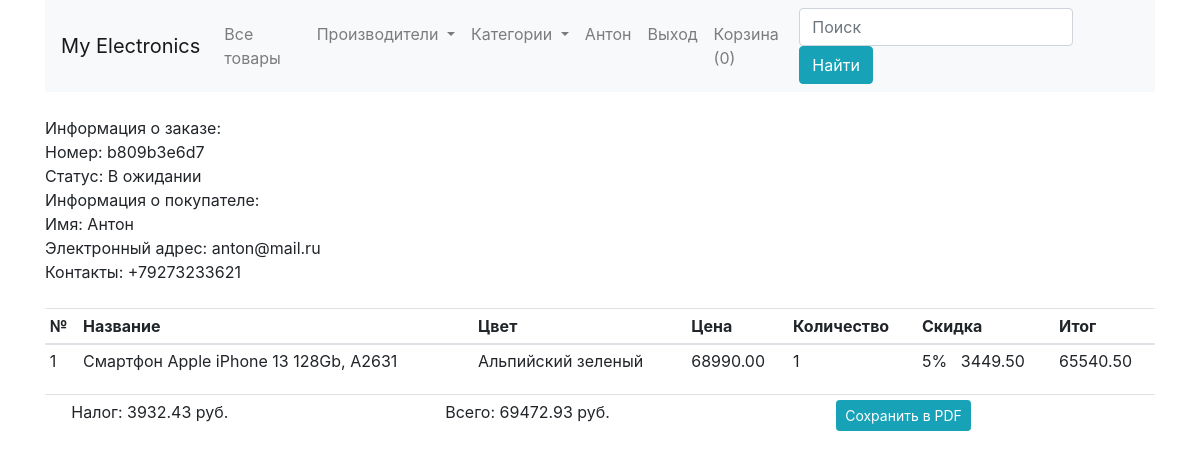
The page /orders/b809b3e6d7 (signed in) on the database as committed earlier.
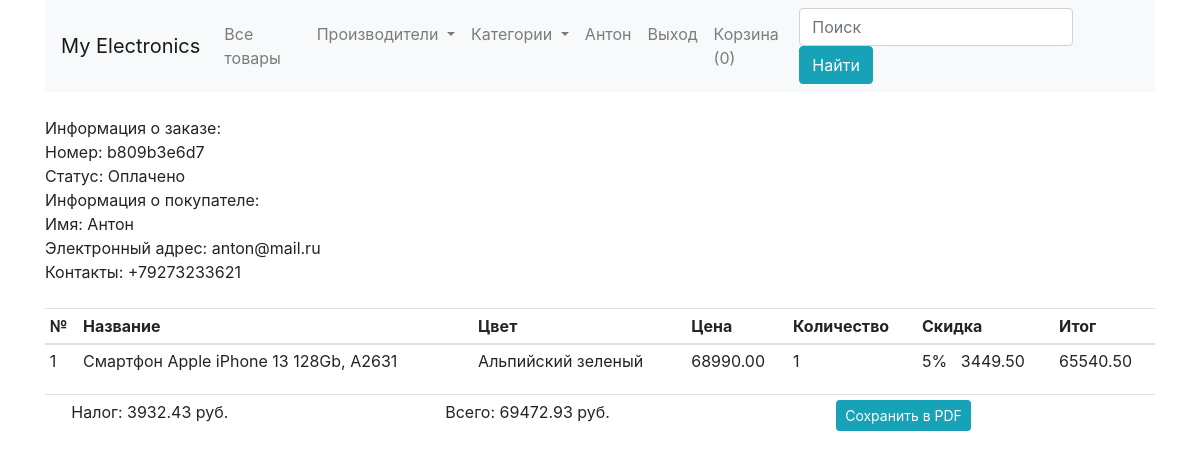
The same page on the database as committed later.
### shop/customers/model.py (models this page shows, shortened)
class Register(db.Model, UserMixin):
    id = db.Column(db.Integer, primary_key=True)
    name = db.Column(db.String(50), unique=False)
    username = db.Column(db.String(50), unique=True)
    email = db.Column(db.String(50), unique=True)
    password = db.Column(db.String(200), unique=False)
    country = db.Column(db.String(50), unique=False)
    city = db.Column(db.String(50), unique=False)
    contact = db.Column(db.String(50), unique=False)
    address = db.Column(db.String(50), unique=False)
    zipcode = db.Column(db.String(50), unique=False)
    profile = db.Column(db.String(200), unique=False, default='profile.jpg')
    date_created = db.Column(db.DateTime, nullable=False, default=datetime.utcnow)

class CustomerOrder(db.Model):
    id = db.Column(db.Integer, primary_key=True)
    invoice = db.Column(db.String(20), unique=True, nullable=False)
    status = db.Column(db.String(20), default='В ожидании', nullable=False)
    customer_id = db.Column(db.Integer, unique=False, nullable=False)
    date_created = db.Column(db.DateTime, default=datetime.utcnow, nullable=False)
    orders = db.Column(JsonEcodedDict)

### shop/customers/routes.py (the view)
@app.route('/orders/<invoice>')
@login_required
def orders(invoice):
    if current_user.is_authenticated:
        grand_total = 0
        subtotal = 0
        customer_id = current_user.id
        customer = Register.query.filter_by(id=customer_id).first()
        orders = CustomerOrder.query.filter_by(customer_id=customer_id,
                                               invoice=invoice).order_by(CustomerOrder.id.desc()).first()
        for _key, product in orders.orders.items():
            discount = (product['discount']/100) * float(product['price'])
            subtotal += float(product['price']) * int(product['quantity'])
            subtotal -= discount
            tax = ("%.2f" % (.06 * float(subtotal)))
            grand_total = ("%.2f" % (1.06 * float(subtotal)))
    else:
        return redirect(url_for('customerLogin'))
    return render_template('customer/order.html', invoice=invoice, tax=tax, subtotal=subtotal, grand_total=grand_total,
                           customer=customer, orders=orders)

### shop/customers/model.py (called while the page is built)
@login_manager.user_loader
def user_loader(user_id):
    return Register.query.get(int(user_id))

    def process_result_value(self, value, dialect):
        if value is None:
            return {}
        else:
            return json.loads(value)

### shop/templates/customer/order.html (shortened to what this page needs)
{% extends 'layout.html' %}
{% block content %}
{% include 'navbar.html' %}
<div class="container mt-4">
    <div class="row">
        <div class="col-md-12">
            Информация о заказе: <br>
            Номер: {{orders.invoice}} <br>
            Статус: {{orders.status}} <br>
            Информация о покупателе: <br>
            Имя: {{customer.name}} <br>
            Электронный адрес: {{customer.email}} <br>
            Контакты: {{customer.contact}} <br> <br>
            <table class="table table-sm">
                <thead>
                    <th>№</th>
                    <th>Название</th>
                    <th>Цвет</th>
                    <th>Цена</th>
                    <th>Количество</th>
                    <th>Скидка</th>
                    <th>Итог</th>
                </thead>
                <tbody>
                {% for key, product in orders.orders.items() %}
                    {% set discount = "%0.2f"|format((product.discount/100) * product.price|float) %}
                    <tr>
                        <td>{{loop.index}}</td>
                        <td>{{product.name}}</td>
                        <td>{{product.color|capitalize}}</td>
                        <td>{{"%.2f"|format(product.price)}}</td>
                        <td>{{product.quantity}}</td>
                    {% if product.discount > 0 %}
                        <td>{{product.discount}}% &nbsp; {{discount}}</td>
                    {% else %}
                        <td></td>
                    {% endif %}
                        {% set subtotal = product.quantity|int * product.price|float %}
                        <td>{{ "%0.2f"|format((subtotal|float) - discount|float) }}</td>
                    </tr>
                {% endfor %}
                </tbody>
            </table>
            <table class="table table-sm">
                <tr>
                    <td>
                    </td>
                    <td>Налог: {{tax}} руб.</td>
                    <td>Всего: {{grand_total}} руб.</td>
                    <td>
                        <form action="{{url_for('get_pdf', invoice=orders.invoice)}}" method="post">
                            <button type="submit" class="btn btn-sm btn-info">Сохранить в PDF</button>
                        </form>
                    </td>
                </tr>
            </table>
        </div>
    </div>
</div>
{% endblock content %}

### shop/templates/layout.html (shortened to what this page needs)
<!doctype html>
<html lang="en">
  <head>
    <link rel="stylesheet" href="{{ url_for('static', filename='css/bootstrap.min.css') }}">
  </head>
  <body>
    {% block content %}
    {% endblock content %}
  </body>
</html>

### shop/templates/navbar.html (shortened to what this page needs)
 <div class="container">
    <nav class="navbar navbar-expand-lg navbar-light bg-light">
        <a class="navbar-brand" href="/">My Electronics</a>
        <div class="collapse navbar-collapse" id="navbarSupportedContent">
            <ul class="navbar-nav mr-auto">
                <li class="nav-item">
                    <a class="nav-link" href="/">
                        Все товары <span class="sr-only">(current)</span>
                    </a>
                </li>
                <li class="nav-item dropdown">
                    <a class="nav-link dropdown-toggle" href="#" id="navbarDropdown" role="button"
                       data-toggle="dropdown" aria-haspopup="true" aria-expanded="false">
                        Производители
                    </a>
                </li>
                <li class="nav-item dropdown">
                    <a class="nav-link dropdown-toggle" href="#" id="navbarDropdown" role="button"
                       data-toggle="dropdown" aria-haspopup="true" aria-expanded="false">
                        Категории
                    </a>
                </li>
            {% if current_user.is_authenticated %}
                <li class="nav-item">
                    <a href="" class="nav-link">{{current_user.name}}</a>
                </li>
                <li class="nav-item">
                    <a href="{{url_for('customer_logout')}}" class="nav-link">Выход</a>
                </li>
            {% endif %}
                <li class="nav-item">
                    <a class="nav-link" href="{{url_for('get_cart')}}" tabindex="-1">
                        Корзина ({{ session['Shoppingcart']|length }})
                    </a>
                </li>
            </ul>
            <form action="{{url_for('result')}}" class="form-inline my-2 my-lg-0 float-right">
                <input class="form-control mr-sm-2" name="q" type="search" placeholder="Поиск" aria-label="Поиск">
                <button class="btn btn-info my-2 my-sm-0" type="submit">Найти</button>
            </form>
        </div>
    </nav>
</div>

Rows that differ between the two databases and show on the page:
changed CustomerOrder: status "В ожидании" → "Оплачено"
